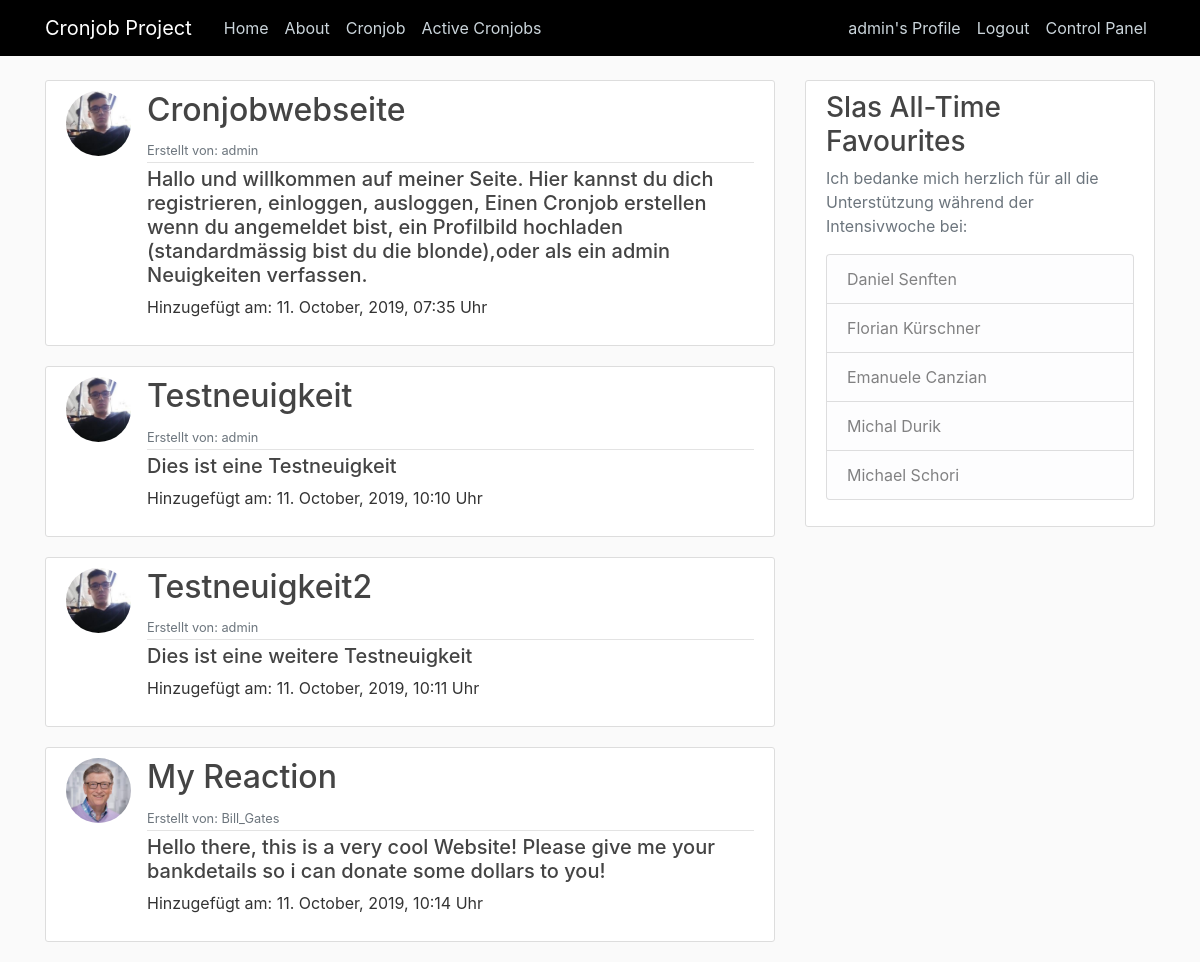
The app's page / (signed in) with its own data.
### my_app/models.py (models this page shows, shortened)
class Neuigkeiten(models.Model):
    user = models.ForeignKey(User, on_delete=models.CASCADE, default='1')
    title = models.CharField(max_length=128, null=False, default='')
    text = models.TextField(max_length=1000, null=False, default='')
    added = models.DateTimeField(default=timezone.now)

### users/models.py (models this page shows, shortened)
class Profile(models.Model):
    user = models.OneToOneField(User, on_delete=models.CASCADE)
    image = models.ImageField(default='static/media/profile_pics/default.jpg', upload_to='profile_pics')

### my_app/views.py (the view)
# urls.py: 2. Add a URL to urlpatterns:  path('', views.home, name='home')
def home(request):
    context = {
        'neuigkeiten': Neuigkeiten.objects.all()
    }
    return render(request, 'cronjobtemplates/home.html', context)

### my_app/templates/cronjobtemplates/home.html
{% extends "cronjobtemplates/base.html" %}
{% block content %}
{% for neuigkeit in neuigkeiten %}
    <article class="media content-section">
        <img class="rounded-circle article-img" src="{{ neuigkeit.user.profile.image.url }}">
      <div class="media-body">
        <div class="article-metadata">
          <h2>{{ neuigkeit.title }}</h2>
          <small class="text-muted">Erstellt von: {{ neuigkeit.user }}</small>
        </div>
        <h5>{{ neuigkeit.text }}</h5>
        <p class="article-content">Hinzugefügt am: {{ neuigkeit.added|date:"d. F, Y, H:i" }} Uhr</p>
      </div>
    </article>
{% endfor %}
{% endblock content %}

### my_app/templates/cronjobtemplates/base.html (shortened to what this page needs)
{% load static %}
<!doctype html>
<html lang="en">
<head>
    <link rel="stylesheet" href="https://maxcdn.bootstrapcdn.com/bootstrap/4.0.0/css/bootstrap.min.css"
>
    <link rel="stylesheet" type="text/css" href="{% static 'main.css' %}">
    <link rel="stylesheet" type="text/css" href="{% static 'style.css' %}">
</head>
<body>
    <header class="site-header">
      <nav class="navbar navbar-expand-md navbar-dark bg-steel fixed-top">
        <div class="container">
          <a class="navbar-brand mr-4" href="{% url 'cronjob-home' %}">Cronjob Project</a>
          <div class="collapse navbar-collapse" id="navbarToggle">
            <div class="navbar-nav mr-auto">
              <a class="nav-item nav-link" href="{% url 'cronjob-home' %}">Home</a>
              <a class="nav-item nav-link" href="{% url 'cronjob-about' %}">About</a>
                <a class="nav-item nav-link" href="/cronjob">Cronjob</a>
                <a class="nav-item nav-link" href="/crontable">Active Cronjobs</a>
            </div>
            <div class="navbar-nav">
                {% if user.is_authenticated and user.is_superuser %}
                    <a class="nav-item nav-link" href="{% url 'profile' %}">{{ user.username }}'s Profile</a>
                    <a class="nav-item nav-link" href="{% url 'logout' %}">Logout</a>
                    <a class="nav-item nav-link" href="/admin">Control Panel</a>
                {% elif user.is_authenticated %}
                    <a class="nav-item nav-link" href="{% url 'profile' %}">{{ user.username }}'s Profile</a>
                    <a class="nav-item nav-link" href="{% url 'logout' %}">Logout</a>
                {% else %}
                    <a class="nav-item nav-link" href="{% url 'login' %}">Login</a>
                    <a class="nav-item nav-link" href="{% url 'register' %}">Register</a>
                {% endif %}
            </div>
          </div>
        </div>
      </nav>
    </header>
    <main role="main" class="container">
      <div class="row">
        <div class="col-md-8">
          {% block content %}{% endblock %}
        </div>
        <div class="col-md-4">
          <div class="content-section">
            <h3>Slas All-Time Favourites</h3>
            <p class='text-muted'>Ich bedanke mich herzlich für all die Unterstützung während der Intensivwoche bei:
              <ul class="list-group">
                <li class="list-group-item list-group-item-light">Daniel Senften</li>
                <li class="list-group-item list-group-item-light">Florian Kürschner</li>
                <li class="list-group-item list-group-item-light">Emanuele Canzian</li>
                <li class="list-group-item list-group-item-light">Michal Durik</li>
                <li class="list-group-item list-group-item-light">Michael Schori</li>
              </ul>
            </p>
          </div>
        </div>
      </div>
    </main>
  </body>
</body>
</html>

### static/main.css (style rules this page uses)
body { background: #fafafa; color: #333333; margin-top: 5rem; }
h1, h2, h3, h4, h5, h6 { color: #444444; }
ul { margin: 0; }
.bg-steel { background-color: #000000; }
.site-header .navbar-nav .nav-link { color: #cbd5db; }
.content-section { background: #ffffff; padding: 10px 20px; border: 1px solid #dddddd; border-radius: 3px; margin-bottom: 20px; }
.article-content { white-space: pre-line; }
.article-img { height: 65px; width: 65px; margin-right: 16px; }
.article-metadata { padding-bottom: 1px; margin-bottom: 4px; border-bottom: 1px solid #e3e3e3 }

### static/style.css (style rules this page uses)
* { margin: 0; padding: 0; }
*, *:before, *:after { box-sizing: inherit; }
html { height: 100%; width: 100%; box-sizing: border-box; }

### records on screen
Neuigkeiten: user.profile.image (picture), title "Cronjobwebseite", user "admin", text "Hallo und willkommen auf meiner Seite. Hier kannst du dich registrieren, einloggen, ausloggen, Einen Cronjob erstellen wenn du angemeldet bist, ein Profilbild hochladen (standardmässig bist du die blonde),oder als ein admin Neuigkeiten verfassen.", added "11. October, 2019, 07:35"
Neuigkeiten: user.profile.image (picture), title "Testneuigkeit", user "admin", text "Dies ist eine Testneuigkeit", added "11. October, 2019, 10:10"
Neuigkeiten: user.profile.image (picture), title "Testneuigkeit2", user "admin", text "Dies ist eine weitere Testneuigkeit", added "11. October, 2019, 10:11"
Neuigkeiten: user.profile.image (picture), title "My Reaction", user "Bill_Gates", text "Hello there, this is a very cool Website! Please give me your bankdetails so i can donate some dollars to you!", added "11. October, 2019, 10:14"

### other values on screen
{{ user.username }} "admin"
